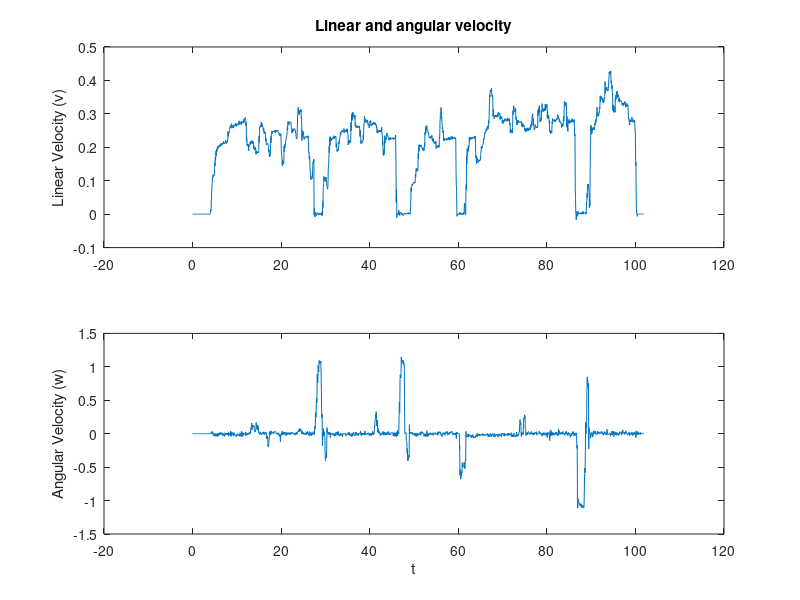

This figure's MATLAB source: (Note: this script raises an error after producing the figure.)
clear
clc
%information filter turtlebot localization
load ('processed_data.mat')
v = vel_odom(1,:);
w = vel_odom(2,:);
t = odom_t;


MM = length(landmarks);
N = length(t);
show_movement = 0;%decide whether or not to show robot movement (1 --> show)
%% Plot Initial Velocity Data
figure(2); clf
subplot (2,1,1)
plot (t,v)
title('Linear and angular velocity')
ylabel('Linear Velocity (v)')
subplot(2,1,2)
plot (t,w)
ylabel('Angular Velocity (w)')
xlabel('t')

%% Velocity Motion Model
%initialize x,y,theta
x = zeros(1,N);
y = zeros(1,N);
theta = zeros(1,N);
state = zeros(3,N);

dt = .1*ones(1,N);
x(1) = 6.86;
y(1) = 14.25;
theta(1) = -2.618;

state(:,1) = [x(1);y(1);theta(1)];

landmarks_iter = 1;

P = zeros(3,3,length(l_time));
P(:,:,1) = eye(3);
xi = zeros(3,length(l_time));
Omega = zeros(3,3,length(l_time));

for i=2:N
    dt(i) = t(i) - t(i-1);
%     if w(i) < .05 % Use simple straight line velocity motion model if angular velocity is too small
        x(i) = x(i-1) + (v(i)*cos(theta(i-1)))*dt(i);
        y(i) = y(i-1) + (v(i)*sin(theta(i-1)))*dt(i);
        theta(i) = theta(i-1) +w(i)*dt(i);
%     else
%         x(i) = x(i-1)-v(i)/w(i)*sin(theta(i-1))+v(i)/w(i)*sin(theta(i-1)+w(i)*dt(i));
%         y(i) = y(i-1)+v(i)/w(i)*cos(theta(i-1))-v(i)/w(i)*cos(theta(i-1)+w(i)*dt(i));
%         theta(i) = theta(i-1)+w(i)*dt(i);
%     end

    state(:,i) = [x(i);y(i);theta(i)];
    
    % If our odom time just passed our landmark time
    if(t(i) >= l_time(landmarks_iter) && landmarks_iter<length(l_time))
        landmarks_iter = landmarks_iter + 1;
        
        % Pick out the landmarks that we can see
        useful_indices = find(~isnan(l_bearing(:,landmarks_iter)));
        
        
        m = landmarks(useful_indices,:)';
        z = [l_depth(useful_indices,landmarks_iter)';l_bearing(useful_indices,landmarks_iter)'];
                
                

        [xi(:,landmarks_iter), Omega(:,:,landmarks_iter), state(:,i), P(:,:,landmarks_iter)] = ...
            eif(state(:,i), P(:,:,landmarks_iter-1), v(i), w(i), z, m, dt(i));
        
    end
    
    x(i) = state(1,i);
    y(i) = state(2,i);
    theta(i) = state(3,i);
    
    if show_movement == 1
        %show robot movement
        figure(1)
        u=[x(i),y(i),theta(i),t(i)];
        drawBot(u);
    end
end

%plot position data 
figure(3); clf
hold on
plot(x,y)
plot(pos_odom_se2(1,:),pos_odom_se2(2,:))
for m = 1:MM
    plot (landmarks(m,1),landmarks(m,2),'ob','LineWidth',2)
end
xlabel('x position')
ylabel('y position')
title ('Robot position')
legend('Estimated odometry', 'measured odometry','landmarks')

